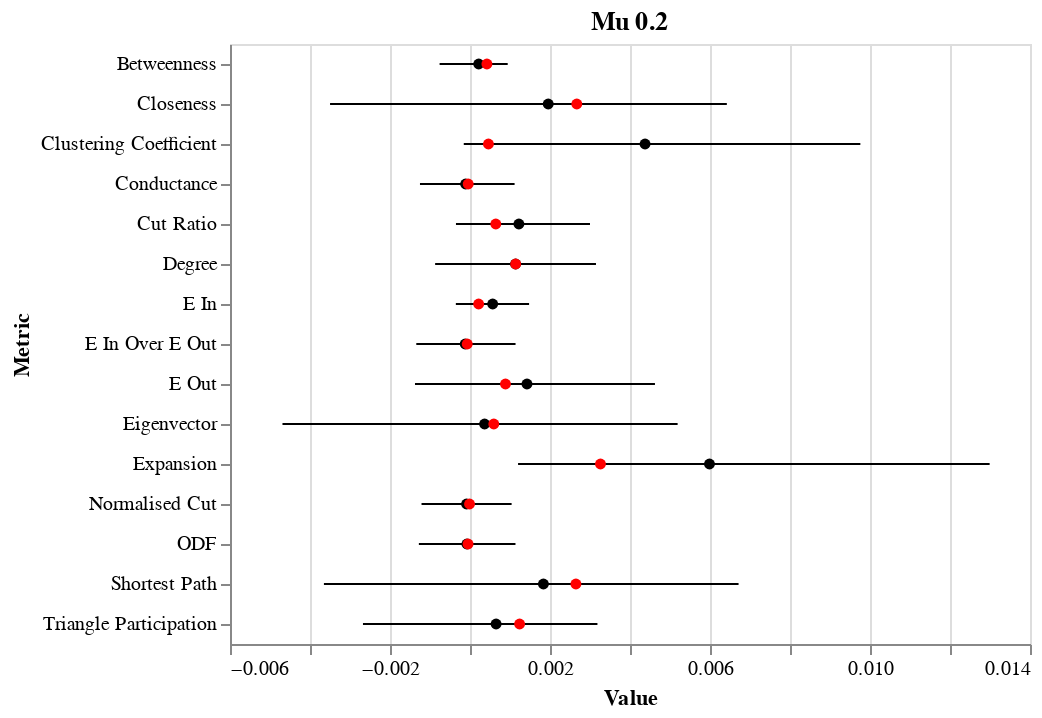
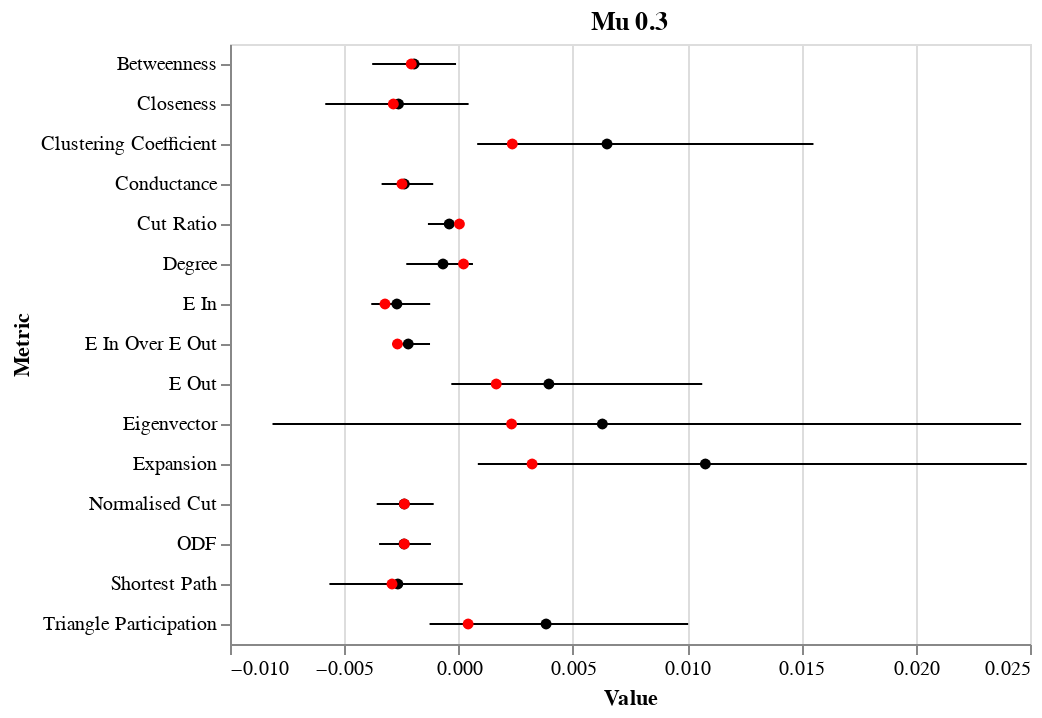
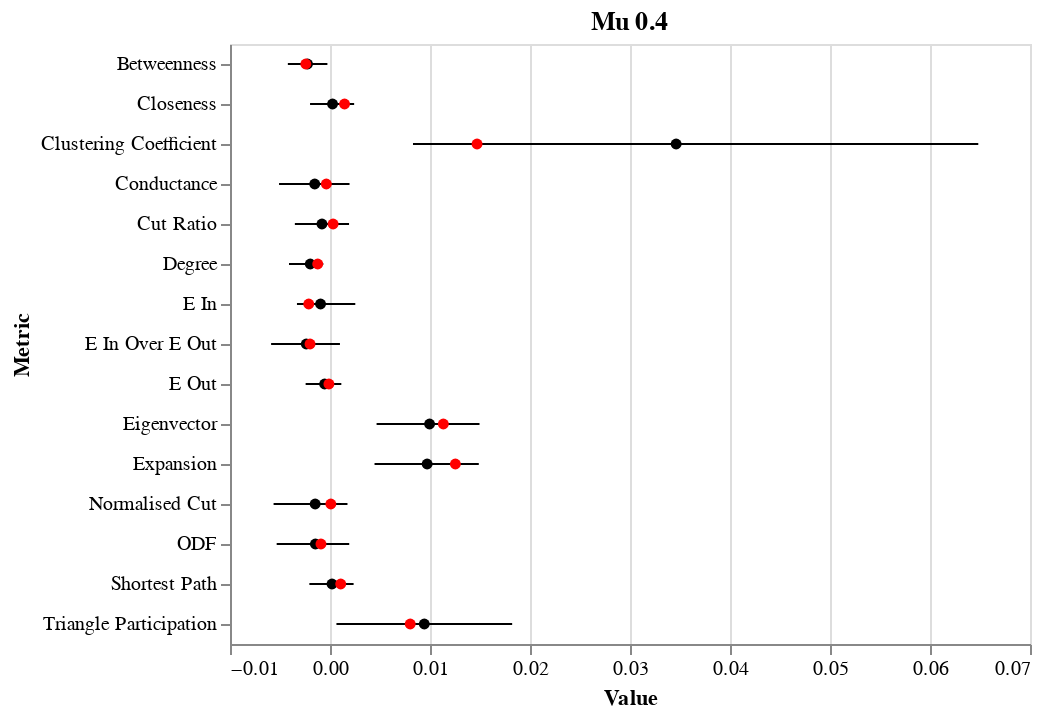

Source (notebook cell) for these figures, in order:
### Code cell
for mu in [2, 3, 4]:
    mu_feature_importances = {'Metric': [], 'Value': []}
    for graph in [1, 2, 3, 4, 5]:
        with open('Community_Data/Infomap/Results/mu_0_{0}/graph_0{1}/results'.format(mu, graph), 'rb') as f:
            results = pickle.load(f)
        perm_importances = results['Feature Importances']
        for feat, val in perm_importances.items():
            mu_feature_importances['Metric'].append(feat)
            mu_feature_importances['Value'].append(val)
    mu_feature_importances = pd.DataFrame(data=mu_feature_importances)
    error_bars = alt.Chart(mu_feature_importances).mark_errorbar(extent='ci').encode(
      x=alt.X('Value:Q', scale=alt.Scale(zero=False)),
      y=alt.Y('Metric:N')
    )


    mean_points = alt.Chart(mu_feature_importances).mark_point(filled=True, color='black').encode(
      x=alt.X('Value:Q', aggregate='mean'),
      y=alt.Y('Metric:N'),
    )
    
    median_points = alt.Chart(mu_feature_importances).mark_point(filled=True, color='red').encode(
      x=alt.X('Value:Q', aggregate='median'),
      y=alt.Y('Metric:N'),
    )

    final_plot = (error_bars + mean_points + median_points).properties(
        title='Mu 0.{0}'.format(mu)
    )

    final_plot.display()

### Figure 1 — Vega-Lite specification as saved in the notebook (floating-point values rounded to 4 significant figures)
{"config": {"view": {"continuousWidth": 400, "continuousHeight": 300}}, "layer": [{"mark": {"type": "errorbar", "extent": "ci"}, "encoding": {"x": {"type": "quantitative", "field": "Value", "scale": {"zero": false}}, "y": {"type": "nominal", "field": "Metric"}}}, {"mark": {"type": "point", "color": "black", "filled": true}, "encoding": {"x": {"type": "quantitative", "aggregate": "mean", "field": "Value"}, "y": {"type": "nominal", "field": "Metric"}}}, {"mark": {"type": "point", "color": "red", "filled": true}, "encoding": {"x": {"type": "quantitative", "aggregate": "median", "field": "Value"}, "y": {"type": "nominal", "field": "Metric"}}}], "data": {"name": "data-230c12c78beb0804717e105dc44d2dbb"}, "title": "Mu 0.2", "$schema": "https://vega.github.io/schema/vega-lite/v4.0.2.json", "datasets": {"data-230c12c78beb0804717e105dc44d2dbb": [{"Metric": "Degree", "Value": -0.001587}, {"Metric": "Clustering Coefficient", "Value": -0.000717}, {"Metric": "Betweenness", "Value": 0.000169}, {"Metric": "Closeness", "Value": -0.00695}, {"Metric": "Shortest Path", "Value": -0.007119}, {"Metric": "Eigenvector", "Value": -0.00821}, {"Metric": "E In", "Value": -0.000231}, {"Metric": "E Out", "Value": -0.002979}, {"Metric": "E In Over E Out", "Value": 0.000495}, {"Metric": "ODF", "Value": 0.000744}, {"Metric": "Expansion", "Value": 0.000851}, {"Metric": "Cut Ratio", "Value": -0.001448}, {"Metric": "Conductance", "Value": 0.000715}, {"Metric": "Normalised Cut", "Value": 0.000807}, {"Metric": "Triangle Participation", "Value": -0.00535}, {"Metric": "Degree", "Value": -0.001163}, {"Metric": "Clustering Coefficient", "Value": 9.7e-05}, {"Metric": "Betweenness", "Value": 0.001289}, {"Metric": "Closeness", "Value": -0.000658}, {"Metric": "Shortest Path", "Value": -0.000731}, {"Metric": "Eigenvector", "Value": 0.000595}, {"Metric": "E In", "Value": -0.000668}, {"Metric": "E Out", "Value": 0.001287}, {"Metric": "E In Over E Out", "Value": 0.002104}, {"Metric": "ODF", "Value": 0.001999}, {"Metric": "Expansion", "Value": 0.000209}, {"Metric": "Cut Ratio", "Value": 0.000473}, {"Metric": "Conductance", "Value": 0.001888}, {"Metric": "Normalised Cut", "Value": 0.001799}, {"Metric": "Triangle Participation", "Value": 0.00124}, {"Metric": "Degree", "Value": 0.001142}, {"Metric": "Clustering Coefficient", "Value": 0.000461}, {"Metric": "Betweenness", "Value": -0.001589}, {"Metric": "Closeness", "Value": 0.0107}, {"Metric": "Shortest Path", "Value": 0.01055}, {"Metric": "Eigenvector", "Value": 0.008258}, {"Metric": "E In", "Value": 0.000216}, {"Metric": "E Out", "Value": 0.000887}, {"Metric": "E In Over E Out", "Value": -0.00204}, {"Metric": "ODF", "Value": -0.00202}, {"Metric": "Expansion", "Value": 0.006141}, {"Metric": "Cut Ratio", "Value": 0.002117}, {"Metric": "Conductance", "Value": -0.001981}, {"Metric": "Normalised Cut", "Value": -0.001863}, {"Metric": "Triangle Participation", "Value": 0.004701}, {"Metric": "Degree", "Value": 0.002628}, {"Metric": "Clustering Coefficient", "Value": 0.008712}, {"Metric": "Betweenness", "Value": 0.000423}, {"Metric": "Closeness", "Value": 0.00267}, {"Metric": "Shortest Path", "Value": 0.002648}, {"Metric": "Eigenvector", "Value": -0.000372}, {"Metric": "E In", "Value": 0.000909}, {"Metric": "E Out", "Value": 0.000774}, {"Metric": "E In Over E Out", "Value": -6.9e-05}, {"Metric": "ODF", "Value": -4.9e-05}, {"Metric": "Expansion", "Value": 0.003262}, {"Metric": "Cut Ratio", "Value": 0.000645}, {"Metric": "Conductance", "Value": -4.5e-05}, {"Metric": "Normalised Cut", "Value": -1.1e-05}, {"Metric": "Triangle Participation", "Value": 2.7e-05}, {"Metric": "Degree", "Value": 0.004675}, {"Metric": "Clustering Coefficient", "Value": 0.01333}, {"Metric": "Betweenness", "Value": 0.000798}, {"Metric": "Closeness", "Value": 0.004014}, {"Metric": "Shortest Path", "Value": 0.003828}, {"Metric": "Eigenvector", "Value": 0.001551}, {"Metric": "E In", "Value": 0.002609}, {"Metric": "E Out", "Value": 0.007153}, {"Metric": "E In Over E Out", "Value": -0.001087}, {"Metric": "ODF", "Value": -0.001056}, {"Metric": "Expansion", "Value": 0.01947}, {"Metric": "Cut Ratio", "Value": 0.004324}, {"Metric": "Conductance", "Value": -0.001123}, {"Metric": "Normalised Cut", "Value": -0.001161}, {"Metric": "Triangle Participation", "Value": 0.002644}]}}

### Figure 2 — Vega-Lite specification as saved in the notebook (floating-point values rounded to 4 significant figures)
{"config": {"view": {"continuousWidth": 400, "continuousHeight": 300}}, "layer": [{"mark": {"type": "errorbar", "extent": "ci"}, "encoding": {"x": {"type": "quantitative", "field": "Value", "scale": {"zero": false}}, "y": {"type": "nominal", "field": "Metric"}}}, {"mark": {"type": "point", "color": "black", "filled": true}, "encoding": {"x": {"type": "quantitative", "aggregate": "mean", "field": "Value"}, "y": {"type": "nominal", "field": "Metric"}}}, {"mark": {"type": "point", "color": "red", "filled": true}, "encoding": {"x": {"type": "quantitative", "aggregate": "median", "field": "Value"}, "y": {"type": "nominal", "field": "Metric"}}}], "data": {"name": "data-a299dae99c11e9c0bfd0b438a34e1042"}, "title": "Mu 0.3", "$schema": "https://vega.github.io/schema/vega-lite/v4.0.2.json", "datasets": {"data-a299dae99c11e9c0bfd0b438a34e1042": [{"Metric": "Degree", "Value": -0.003767}, {"Metric": "Clustering Coefficient", "Value": 0.005055}, {"Metric": "Betweenness", "Value": -0.004705}, {"Metric": "Closeness", "Value": 0.000977}, {"Metric": "Shortest Path", "Value": 0.000772}, {"Metric": "Eigenvector", "Value": 0.01121}, {"Metric": "E In", "Value": -0.002074}, {"Metric": "E Out", "Value": 0.001648}, {"Metric": "E In Over E Out", "Value": -0.002796}, {"Metric": "ODF", "Value": -0.002322}, {"Metric": "Expansion", "Value": 0.01488}, {"Metric": "Cut Ratio", "Value": -0.002194}, {"Metric": "Conductance", "Value": -0.002477}, {"Metric": "Normalised Cut", "Value": -0.001634}, {"Metric": "Triangle Participation", "Value": 0.006768}, {"Metric": "Degree", "Value": -0.001323}, {"Metric": "Clustering Coefficient", "Value": 0.00235}, {"Metric": "Betweenness", "Value": -0.000467}, {"Metric": "Closeness", "Value": -0.007817}, {"Metric": "Shortest Path", "Value": -0.007476}, {"Metric": "Eigenvector", "Value": -0.02239}, {"Metric": "E In", "Value": -0.004449}, {"Metric": "E Out", "Value": -0.001627}, {"Metric": "E In Over E Out", "Value": -0.0003}, {"Metric": "ODF", "Value": -0.000234}, {"Metric": "Expansion", "Value": -9.6e-05}, {"Metric": "Cut Ratio", "Value": -0.000424}, {"Metric": "Conductance", "Value": -0.000171}, {"Metric": "Normalised Cut", "Value": -7.6e-05}, {"Metric": "Triangle Participation", "Value": -0.002567}, {"Metric": "Degree", "Value": 0.001188}, {"Metric": "Clustering Coefficient", "Value": 0.001026}, {"Metric": "Betweenness", "Value": -0.003702}, {"Metric": "Closeness", "Value": -0.004995}, {"Metric": "Shortest Path", "Value": -0.005186}, {"Metric": "Eigenvector", "Value": 0.002319}, {"Metric": "E In", "Value": -0.003219}, {"Metric": "E Out", "Value": 0.001777}, {"Metric": "E In Over E Out", "Value": -0.003106}, {"Metric": "ODF", "Value": -0.004028}, {"Metric": "Expansion", "Value": -0.000729}, {"Metric": "Cut Ratio", "Value": 0.000304}, {"Metric": "Conductance", "Value": -0.004184}, {"Metric": "Normalised Cut", "Value": -0.004228}, {"Metric": "Triangle Participation", "Value": -0.000814}, {"Metric": "Degree", "Value": 0.000217}, {"Metric": "Clustering Coefficient", "Value": 0.02425}, {"Metric": "Betweenness", "Value": -0.00207}, {"Metric": "Closeness", "Value": 0.001547}, {"Metric": "Shortest Path", "Value": 0.001523}, {"Metric": "Eigenvector", "Value": 0.03941}, {"Metric": "E In", "Value": -0.003757}, {"Metric": "E Out", "Value": 0.01685}, {"Metric": "E In Over E Out", "Value": -0.002135}, {"Metric": "ODF", "Value": -0.002372}, {"Metric": "Expansion", "Value": 0.03671}, {"Metric": "Cut Ratio", "Value": 0.000233}, {"Metric": "Conductance", "Value": -0.002043}, {"Metric": "Normalised Cut", "Value": -0.002369}, {"Metric": "Triangle Participation", "Value": 0.01534}, {"Metric": "Degree", "Value": 0.000277}, {"Metric": "Clustering Coefficient", "Value": -0.000209}, {"Metric": "Betweenness", "Value": 0.001224}, {"Metric": "Closeness", "Value": -0.002855}, {"Metric": "Shortest Path", "Value": -0.002912}, {"Metric": "Eigenvector", "Value": 0.000903}, {"Metric": "E In", "Value": 6e-06}, {"Metric": "E Out", "Value": 0.001111}, {"Metric": "E In Over E Out", "Value": -0.002674}, {"Metric": "ODF", "Value": -0.002975}, {"Metric": "Expansion", "Value": 0.003217}, {"Metric": "Cut Ratio", "Value": 3.6e-05}, {"Metric": "Conductance", "Value": -0.002993}, {"Metric": "Normalised Cut", "Value": -0.003581}, {"Metric": "Triangle Participation", "Value": 0.000418}]}}

### Figure 3 — Vega-Lite specification as saved in the notebook (floating-point values rounded to 4 significant figures)
{"config": {"view": {"continuousWidth": 400, "continuousHeight": 300}}, "layer": [{"mark": {"type": "errorbar", "extent": "ci"}, "encoding": {"x": {"type": "quantitative", "field": "Value", "scale": {"zero": false}}, "y": {"type": "nominal", "field": "Metric"}}}, {"mark": {"type": "point", "color": "black", "filled": true}, "encoding": {"x": {"type": "quantitative", "aggregate": "mean", "field": "Value"}, "y": {"type": "nominal", "field": "Metric"}}}, {"mark": {"type": "point", "color": "red", "filled": true}, "encoding": {"x": {"type": "quantitative", "aggregate": "median", "field": "Value"}, "y": {"type": "nominal", "field": "Metric"}}}], "data": {"name": "data-51210ab164e5f6a922079229b85c9a41"}, "title": "Mu 0.4", "$schema": "https://vega.github.io/schema/vega-lite/v4.0.2.json", "datasets": {"data-51210ab164e5f6a922079229b85c9a41": [{"Metric": "Degree", "Value": -0.00623}, {"Metric": "Clustering Coefficient", "Value": 0.08223}, {"Metric": "Betweenness", "Value": -0.002418}, {"Metric": "Closeness", "Value": -0.00328}, {"Metric": "Shortest Path", "Value": -0.003147}, {"Metric": "Eigenvector", "Value": 0.003494}, {"Metric": "E In", "Value": -0.00407}, {"Metric": "E Out", "Value": -0.003839}, {"Metric": "E In Over E Out", "Value": -0.0085}, {"Metric": "ODF", "Value": -0.008167}, {"Metric": "Expansion", "Value": 0.01812}, {"Metric": "Cut Ratio", "Value": -0.003845}, {"Metric": "Conductance", "Value": -0.009109}, {"Metric": "Normalised Cut", "Value": -0.009458}, {"Metric": "Triangle Participation", "Value": 0.01775}, {"Metric": "Degree", "Value": -0.000467}, {"Metric": "Clustering Coefficient", "Value": 0.01471}, {"Metric": "Betweenness", "Value": 0.000563}, {"Metric": "Closeness", "Value": 0.003628}, {"Metric": "Shortest Path", "Value": 0.003565}, {"Metric": "Eigenvector", "Value": 0.01546}, {"Metric": "E In", "Value": -0.001029}, {"Metric": "E Out", "Value": 0.001922}, {"Metric": "E In Over E Out", "Value": -0.003189}, {"Metric": "ODF", "Value": -0.000904}, {"Metric": "Expansion", "Value": 0.01308}, {"Metric": "Cut Ratio", "Value": 0.000309}, {"Metric": "Conductance", "Value": -1e-05}, {"Metric": "Normalised Cut", "Value": 0.000248}, {"Metric": "Triangle Participation", "Value": 0.001307}, {"Metric": "Degree", "Value": -0.001227}, {"Metric": "Clustering Coefficient", "Value": 0.01353}, {"Metric": "Betweenness", "Value": -0.004629}, {"Metric": "Closeness", "Value": 0.001454}, {"Metric": "Shortest Path", "Value": 0.001072}, {"Metric": "Eigenvector", "Value": 0.01702}, {"Metric": "E In", "Value": -0.002125}, {"Metric": "E Out", "Value": -0.001625}, {"Metric": "E In Over E Out", "Value": -0.001952}, {"Metric": "ODF", "Value": -0.000102}, {"Metric": "Expansion", "Value": 0.002179}, {"Metric": "Cut Ratio", "Value": -0.005087}, {"Metric": "Conductance", "Value": -0.000367}, {"Metric": "Normalised Cut", "Value": 8.3e-05}, {"Metric": "Triangle Participation", "Value": 0.02378}, {"Metric": "Degree", "Value": -0.001363}, {"Metric": "Clustering Coefficient", "Value": 0.06274}, {"Metric": "Betweenness", "Value": -0.004771}, {"Metric": "Closeness", "Value": -0.002436}, {"Metric": "Shortest Path", "Value": -0.002538}, {"Metric": "Eigenvector", "Value": 0.01133}, {"Metric": "E In", "Value": 0.005631}, {"Metric": "E Out", "Value": 0.000962}, {"Metric": "E In Over E Out", "Value": 0.003774}, {"Metric": "ODF", "Value": 0.003925}, {"Metric": "Expansion", "Value": 0.002657}, {"Metric": "Cut Ratio", "Value": 0.003555}, {"Metric": "Conductance", "Value": 0.004141}, {"Metric": "Normalised Cut", "Value": 0.004079}, {"Metric": "Triangle Participation", "Value": -0.003707}, {"Metric": "Degree", "Value": -0.000581}, {"Metric": "Clustering Coefficient", "Value": -0.00014}, {"Metric": "Betweenness", "Value": -4e-06}, {"Metric": "Closeness", "Value": 0.001905}, {"Metric": "Shortest Path", "Value": 0.002058}, {"Metric": "Eigenvector", "Value": 0.002486}, {"Metric": "E In", "Value": -0.003128}, {"Metric": "E Out", "Value": -0.000107}, {"Metric": "E In Over E Out", "Value": -0.001995}, {"Metric": "ODF", "Value": -0.002059}, {"Metric": "Expansion", "Value": 0.01254}, {"Metric": "Cut Ratio", "Value": 0.001053}, {"Metric": "Conductance", "Value": -0.002288}, {"Metric": "Normalised Cut", "Value": -0.002365}, {"Metric": "Triangle Participation", "Value": 0.008023}]}}
